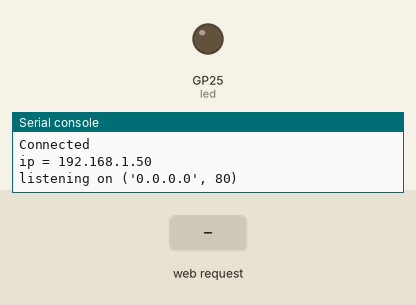
Simulated run of this program. Board: Raspberry Pi Pico running MicroPython. Parts: output pins drawn as LEDs (lit = HIGH), the last lines printed to the serial console. The test bench sets the inputs (shaded band). WiFi joins after 1.5 s.

Above: at 3.2 s.
3.3 s: HTTP request GET /?led=on received
At 4.5 s:
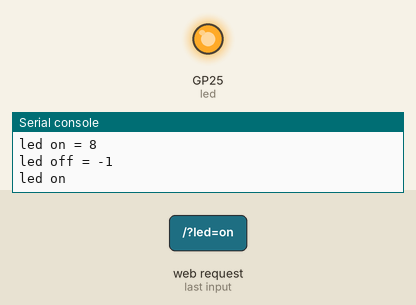
4.8 s: HTTP request GET /?led=off received
At 5.8 s:
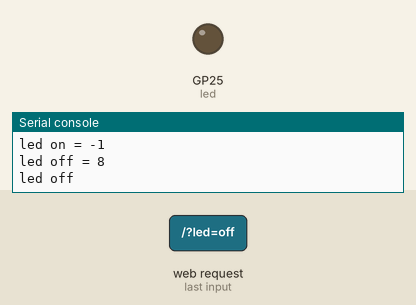
Timing chart, 0 to 7.8 s (numbered marks = the images above; inputs shaded):
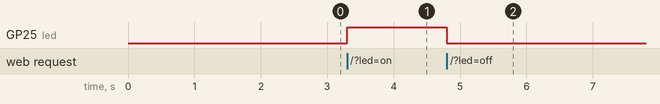

The program:

lib_wifiLED.py
```python
"""
2023/04/25
https://sozorablog.com/raspberry-pi-pico-w-review/
のプログラムをmainから呼び出す関数としました。
2023/04/28 lib_id_pass.py を使用

プラウザで表示されたIPアドレスをアクセスするとボタンが出ます。
v1.0
"""
import time
import network
import socket
import machine
import config

def wifiLED(ssid,password):
    led = machine.Pin("LED", machine.Pin.OUT)
    ledState = 'LED State Unknown'

    wlan = network.WLAN(network.STA_IF)
    wlan.active(True)
    wlan.connect(ssid, password)

    html = """<!DOCTYPE html><html>
    <head><meta name="viewport" content="width=device-width, initial-scale=1">
    <link rel="icon" href="data:,">
    <style>html { font-family: Helvetica; display: inline-block; margin: 0px auto; text-align: center;}
    .buttonGreen { background-color: #4CAF50; border: 2px solid #000000;; color: white; padding: 15px 32px; text-align: center; text-decoration: none; display: inline-block; font-size: 16px; margin: 4px 2px; cursor: pointer; }
    .buttonRed { background-color: #D11D53; border: 2px solid #000000;; color: white; padding: 15px 32px; text-align: center; text-decoration: none; display: inline-block; font-size: 16px; margin: 4px 2px; cursor: pointer; }
    text-decoration: none; font-size: 30px; margin: 2px; cursor: pointer;}
    </style></head>
    <body><center><h1>Raspberry Pi Pico W</h1></center><br><br>
    <form><center>
    <center> <button class="buttonGreen" name="led" value="on" type="submit">LED ON</button>
    <br><br>
    <center> <button class="buttonRed" name="led" value="off" type="submit">LED OFF</button>
    </form>
    <br><br>
    <br><br>
    <p>%s<p></body></html>
    """

    # Wait for connect or fail
    max_wait = 10
    while max_wait > 0:
        if wlan.status() < 0 or wlan.status() >= 3:
            break
        max_wait -= 1
        print('waiting for connection...')
        time.sleep(1)

    # Handle connection error
    if wlan.status() != 3:
        raise RuntimeError('network connection failed')
    else:
        print('Connected')
        status = wlan.ifconfig()
        print( 'ip = ' + status[0] )


    # Open socket
    addr = socket.getaddrinfo('0.0.0.0', 80)[0][-1]
    s = socket.socket()
    s.bind(addr)
    s.listen(1)
    print('listening on', addr)

    # Listen for connections, serve client
    while True:
        try:
            cl, addr = s.accept()
            print('client connected from', addr)
            request = cl.recv(1024)
            print("request:")
            print(request)
            request = str(request)
            led_on = request.find('led=on')
            led_off = request.find('led=off')

            print( 'led on = ' + str(led_on))
            print( 'led off = ' + str(led_off))

            if led_on == 8:
                print("led on")
                led.value(1)
            if led_off == 8:
                print("led off")
                led.value(0)

            ledState = "LED is OFF" if led.value() == 0 else "LED is ON" # a compact if-else statement

            # Create and send response
            stateis = ledState
            response = html % stateis
            cl.send('HTTP/1.0 200 OK\r\nContent-type: text/html\r\n\r\n')
            cl.send(response)
            cl.close()

        except OSError as e:
            cl.close()
            print('connection closed')

def main():
    ssid,password = config.ID_PASS()
    wifiLED(ssid,password)

if __name__=='__main__':
    main()
```

config.py
```python
# -*- coding: utf-8 -*-
#!/usr/bin/python3
"""
ID PASS LINE_token
2023/5/7    lib化
2023/5/20   名称をconfig.pyとする
            測定周期を追加
2023/6/10   wifi 使用/不使用を追加
2023/6/19   補正値を持つ
v1.0
2023/8/11   ambient testチャンネル対応
v1.1        初期設定でも最低限の動作をするように改造
2024/9/8    メール追加
"""
def wifi_set():
    return 1 # wifi使用しない時は0

def ID_PASS():
    # wifiのssidとパスワード
    # あなたのwifiの設定に変更してください。
    ssid        = 'your ssid'
    password    = 'your password'
    return ssid,password

def mail_setting():
    mail_onoff = 1                              # SWのonでメールを送信するかどうかを設定
    MailServerName = "smtp.mail.yahoo.co.jp"    # メールサーバー名
    UserName = "coxxxsum@yahoo.co.jp"           # プロバイダーのアカウント(ユーザー名)
    UserPass = "yahxxx731"                      # プロバイダーのパスワード
    toMailAddres ="pc_xxxbox@mineo.jp"          # メールの宛先
    mail_title = "SW_test_ON"
    mail_body  = "SW_test_test"
    return mail_onoff,MailServerName,UserName,UserPass,toMailAddres,mail_title,mail_body

def hosei():
    # センサーのオフセット誤差を補正する補正値です。
    temp  = 0
    humdi = 0
    press = 0
    return temp,humdi,press

def ambi():
    # ambientのテストチャンネル ID,ライトキー
    # ご自身のambient設定に変更してください。
    ch_ID,write_KEY = 60658,"3a05xxx9b39b1ef"
    return ch_ID,write_KEY

def i2c_ini():
    # センサーとOLEDのi2cチャンネルとSDAのピン番号を設定
    i2c_no = 0
    SDA_pin= 0
    return i2c_no,SDA_pin

def measu_cycle():
    # 1分単位で計測周期を設定
    return 1

def Cds_ini():
    # Cdsで使うアナログ入力pinを設定
    # Cds値の範囲設定
    Cds_max = 60000
    Cds_min = 1500
    return 28,Cds_max,Cds_min


def main():
    print(wifi_set())
    print(ID_PASS())
    print(hosei())
    print(ambi())
    print(i2c_ini())
    print(measu_cycle())
    print(Cds_ini())

if __name__=='__main__':
    main()
```

Measured:
- after the input at 3.3 s, GP25 (led): LOW → HIGH at once
- after the input at 4.8 s, GP25 (led): HIGH → LOW at once
